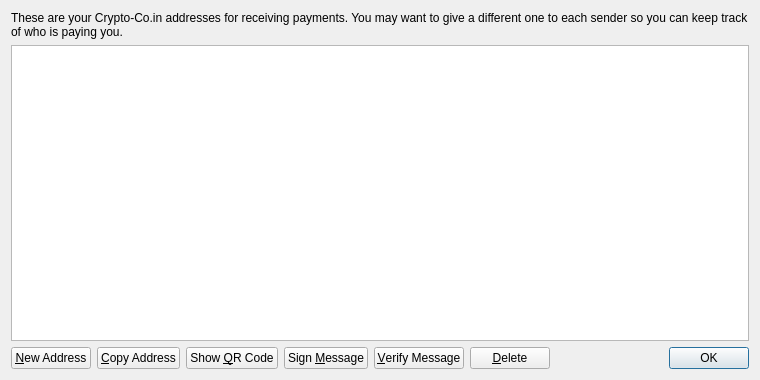
<?xml version="1.0" encoding="UTF-8"?>
<ui version="4.0">
 <class>AddressBookPage</class>
 <widget class="QWidget" name="AddressBookPage">
  <property name="geometry">
   <rect>
    <x>0</x>
    <y>0</y>
    <width>760</width>
    <height>380</height>
   </rect>
  </property>
  <property name="windowTitle">
   <string>Address Book</string>
  </property>
  <layout class="QVBoxLayout" name="verticalLayout">
   <item>
    <widget class="QLabel" name="labelExplanation">
     <property name="text">
      <string>These are your Crypto-Co.in addresses for receiving payments. You may want to give a different one to each sender so you can keep track of who is paying you.</string>
     </property>
     <property name="textFormat">
      <enum>Qt::PlainText</enum>
     </property>
     <property name="wordWrap">
      <bool>true</bool>
     </property>
    </widget>
   </item>
   <item>
    <widget class="QTableView" name="tableView">
     <property name="contextMenuPolicy">
      <enum>Qt::CustomContextMenu</enum>
     </property>
     <property name="toolTip">
      <string>Double-click to edit address or label</string>
     </property>
     <property name="tabKeyNavigation">
      <bool>false</bool>
     </property>
     <property name="alternatingRowColors">
      <bool>true</bool>
     </property>
     <property name="selectionMode">
      <enum>QAbstractItemView::SingleSelection</enum>
     </property>
     <property name="selectionBehavior">
      <enum>QAbstractItemView::SelectRows</enum>
     </property>
     <property name="sortingEnabled">
      <bool>true</bool>
     </property>
     <attribute name="verticalHeaderVisible">
      <bool>false</bool>
     </attribute>
    </widget>
   </item>
   <item>
    <layout class="QHBoxLayout" name="horizontalLayout">
     <item>
      <widget class="QPushButton" name="newAddressButton">
       <property name="toolTip">
        <string>Create a new address</string>
       </property>
       <property name="text">
        <string>&amp;New Address</string>
       </property>
       <property name="icon">
        <iconset resource="../bitcoin.qrc">
         <normaloff>:/icons/add</normaloff>:/icons/add</iconset>
       </property>
      </widget>
     </item>
     <item>
      <widget class="QPushButton" name="copyToClipboard">
       <property name="toolTip">
        <string>Copy the currently selected address to the system clipboard</string>
       </property>
       <property name="text">
        <string>&amp;Copy Address</string>
       </property>
       <property name="icon">
        <iconset resource="../bitcoin.qrc">
         <normaloff>:/icons/editcopy</normaloff>:/icons/editcopy</iconset>
       </property>
      </widget>
     </item>
     <item>
      <widget class="QPushButton" name="showQRCode">
       <property name="text">
        <string>Show &amp;QR Code</string>
       </property>
       <property name="icon">
        <iconset resource="../bitcoin.qrc">
         <normaloff>:/icons/qrcode</normaloff>:/icons/qrcode</iconset>
       </property>
      </widget>
     </item>
     <item>
      <widget class="QPushButton" name="signMessage">
       <property name="toolTip">
        <string>Sign a message to prove you own a Crypto-Co.in address</string>
       </property>
       <property name="text">
        <string>Sign &amp;Message</string>
       </property>
       <property name="icon">
        <iconset resource="../bitcoin.qrc">
         <normaloff>:/icons/edit</normaloff>:/icons/edit</iconset>
       </property>
      </widget>
     </item>
     <item>
      <widget class="QPushButton" name="verifyMessage">
       <property name="toolTip">
        <string>Verify a message to ensure it was signed with a specified Crypto-Co.in address</string>
       </property>
       <property name="text">
        <string>&amp;Verify Message</string>
       </property>
       <property name="icon">
        <iconset resource="../bitcoin.qrc">
         <normaloff>:/icons/transaction_0</normaloff>:/icons/transaction_0</iconset>
       </property>
      </widget>
     </item>
     <item>
      <widget class="QPushButton" name="deleteButton">
       <property name="toolTip">
        <string>Delete the currently selected address from the list</string>
       </property>
       <property name="text">
        <string>&amp;Delete</string>
       </property>
       <property name="icon">
        <iconset resource="../bitcoin.qrc">
         <normaloff>:/icons/remove</normaloff>:/icons/remove</iconset>
       </property>
      </widget>
     </item>
     <item>
      <spacer name="horizontalSpacer">
       <property name="orientation">
        <enum>Qt::Horizontal</enum>
       </property>
       <property name="sizeHint" stdset="0">
        <size>
         <width>40</width>
         <height>20</height>
        </size>
       </property>
      </spacer>
     </item>
     <item>
      <widget class="QDialogButtonBox" name="buttonBox">
       <property name="sizePolicy">
        <sizepolicy hsizetype="Maximum" vsizetype="Fixed">
         <horstretch>0</horstretch>
         <verstretch>0</verstretch>
        </sizepolicy>
       </property>
       <property name="standardButtons">
        <set>QDialogButtonBox::Ok</set>
       </property>
      </widget>
     </item>
    </layout>
   </item>
  </layout>
 </widget>
 <resources>
  <include location="../bitcoin.qrc"/>
 </resources>
 <connections/>
</ui>
